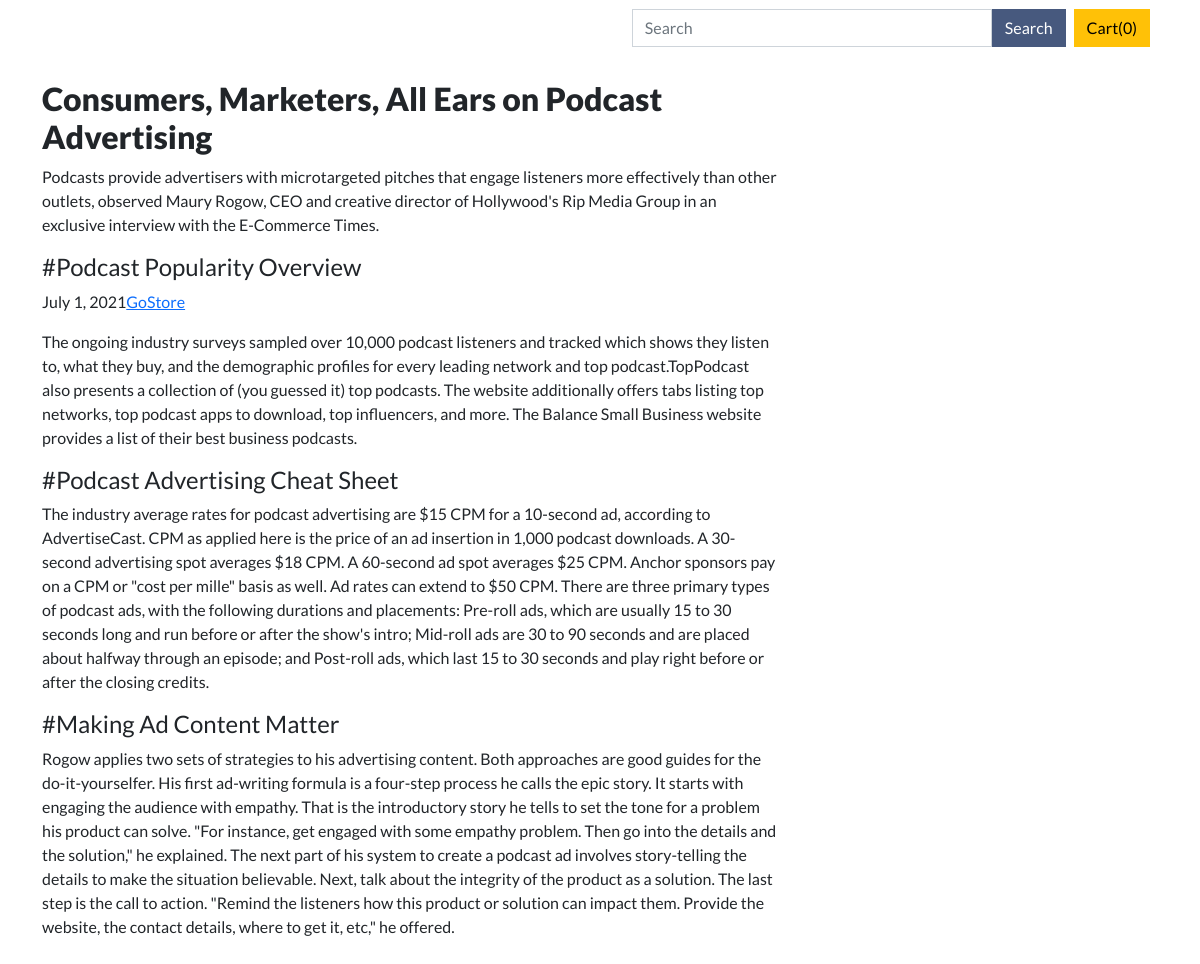
The page /blogpost/3 on the database its author committed.
### blog/models.py (models this page shows, shortened)
class Blogpost(models.Model):
  postId = models.AutoField(primary_key=True)
  title = models.CharField(max_length=100)
  description = models.CharField(max_length=500, default="")
  headingone = models.CharField(max_length=100)
  contentone = models.CharField(max_length=7000)
  headingtwo = models.CharField(max_length=100)
  contenttwo = models.CharField(max_length=7000)
  headingthree = models.CharField(max_length=100)
  contentthree = models.CharField(max_length=7000)
  publishDate = models.DateField()
  thumbnail = models.ImageField(default="")

### blog/views.py (the view)
# urls.py: path('blogpost/<int:id>', views.blogpost, name="Post"),
def blogpost(request, id):
  post = Blogpost.objects.filter(postId = id)[0]
  context = {'post': post}
  return render(request, 'blog/post.html', context)

### blog/templates/blog/post.html (shortened to what this page needs)
{%extends 'store/base.html'%} {%block content%}
<div class="container my-4">
  <div class="row">
    <div class="col-md-8 blog-main">
      <h2 class="mb-2 post-title" style="font-weight: 800;">{{post.title}}</h2>
      <div class="blog-post">
        <p>{{post.description}}</p>
        <h4 class="blog-post-title">#{{post.headingone}}</h4>
        <p class="blog-post-meta">{{post.publishDate}}<a href="{% url 'Products' %}">GoStore</a></p>
        <p>{{post.contentone}}</p>
        <h4>#{{post.headingtwo}}</h4>
        <p>{{post.contenttwo}}</p>
        <h4>#{{post.headingthree}}</h4>
        <p>{{post.contentthree}}</p>
      </div>
    </div>
    {%endblock%}

### static/css/store.css (style rules this page uses)
* { padding: 0; margin: 0; box-sizing: border-box; }
:root { --primary-color: #0d2735; --secondary-color: #a2cce3; --text-color: #fff5fd; --hover-color: #ef4f4f; }
html, body { font-family: "Lato", sans-serif; }

### rows shown on the page
Blogpost: title "Consumers, Marketers, All Ears on Podcast Advertising", description "Podcasts provide advertisers with microtargeted pitches that engage listeners more effectively than other outlets, observed Maury Rogow, CEO and creative director of Hollywood's Rip Media Group in an exclusive interview with the E-Commerce Times.", headingone "Podcast Popularity Overview", publishDate "July 1, 2021", contentone "The ongoing industry surveys sampled over 10,000 podcast listeners and tracked which shows they listen to, what they buy, and the demographic profiles for every leading network and top podcast.TopPodcast also presents a collection of (you guessed it) top podcasts. The website additionally offers tabs listing top networks, top podcast apps to download, top influencers, and more. The Balance Small Business website provides a list of their best business podcasts.", headingtwo "Podcast Advertising Cheat Sheet", contenttwo "The industry average rates for podcast advertising are $15 CPM for a 10-second ad, according to AdvertiseCast. CPM as applied here is the price of an ad insertion in 1,000 podcast downloads. A 30-second advertising spot averages $18 CPM. A 60-second ad spot averages $25 CPM. Anchor sponsors pay on a CPM or \"cost per mille\" basis as well. Ad rates can extend to $50 CPM. There are three primary types of podcast ads, with the following durations and placements: Pre-roll ads, which are usually 15 to 30 seconds long and run before or after the show's intro; Mid-roll ads are 30 to 90 seconds and are placed about halfway through an episode; and Post-roll ads, which last 15 to 30 seconds and play…", headingthree "Making Ad Content Matter", contentthree "Rogow applies two sets of strategies to his advertising content. Both approaches are good guides for the do-it-yourselfer. His first ad-writing formula is a four-step process he calls the epic story. It starts with engaging the audience with empathy. That is the introductory story he tells to set the tone for a problem his product can solve. \"For instance, get engaged with some empathy problem. Then go into the details and the solution,\" he explained. The next part of his system to create a podcast ad involves story-telling the details to make the situation believable. Next, talk about the integrity of the product as a solution. The last step is the call to action. \"Remind the listeners how…"
